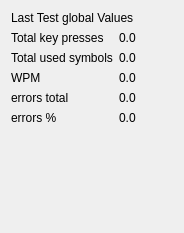
<?xml version="1.0" encoding="UTF-8"?>
<ui version="4.0">
 <class>LastTestAnalyticWidget</class>
 <widget class="QWidget" name="LastTestAnalyticWidget">
  <property name="geometry">
   <rect>
    <x>0</x>
    <y>0</y>
    <width>184</width>
    <height>233</height>
   </rect>
  </property>
  <property name="windowTitle">
   <string>Form</string>
  </property>
  <layout class="QFormLayout" name="formLayout">
   <item row="1" column="0">
    <widget class="QLabel" name="label_2">
     <property name="text">
      <string>Total key presses</string>
     </property>
    </widget>
   </item>
   <item row="1" column="1">
    <widget class="QLabel" name="TotalKeyPressesValue">
     <property name="text">
      <string>0.0</string>
     </property>
    </widget>
   </item>
   <item row="2" column="1">
    <widget class="QLabel" name="TotalUsedSymbolsValue">
     <property name="text">
      <string>0.0</string>
     </property>
    </widget>
   </item>
   <item row="2" column="0">
    <widget class="QLabel" name="label_4">
     <property name="text">
      <string>Total used symbols</string>
     </property>
    </widget>
   </item>
   <item row="0" column="0" colspan="2">
    <widget class="QLabel" name="label_3">
     <property name="text">
      <string>Last Test global Values</string>
     </property>
    </widget>
   </item>
   <item row="3" column="0">
    <widget class="QLabel" name="WpmLabel">
     <property name="font">
      <font>
       <pointsize>9</pointsize>
      </font>
     </property>
     <property name="text">
      <string>WPM</string>
     </property>
    </widget>
   </item>
   <item row="4" column="0">
    <widget class="QLabel" name="label">
     <property name="text">
      <string>errors total</string>
     </property>
    </widget>
   </item>
   <item row="3" column="1">
    <widget class="QLabel" name="WpmValue">
     <property name="text">
      <string>0.0</string>
     </property>
    </widget>
   </item>
   <item row="4" column="1">
    <widget class="QLabel" name="ErrorTotalAbsouteValue">
     <property name="text">
      <string>0.0</string>
     </property>
    </widget>
   </item>
   <item row="5" column="0">
    <widget class="QLabel" name="ErrorPercentLabel">
     <property name="font">
      <font>
       <pointsize>9</pointsize>
      </font>
     </property>
     <property name="text">
      <string>errors %</string>
     </property>
    </widget>
   </item>
   <item row="5" column="1">
    <widget class="QLabel" name="ErrorTotalPercentValue">
     <property name="text">
      <string>0.0</string>
     </property>
    </widget>
   </item>
  </layout>
 </widget>
 <resources/>
 <connections/>
</ui>
